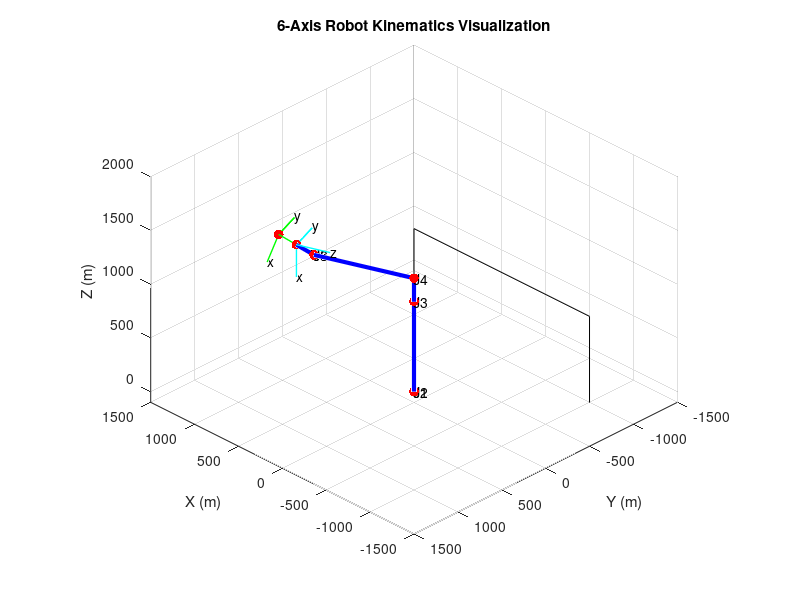

The MATLAB script that drew this image:
% 6-Axis Robot Visualization Using DH Parameters
clc; clear;
    analysisDH=5;
% Joint coordinates visualized
J = deg2rad([20 0 0 0 20 0]); TCP=[-168 0];
J(3)=J(3)+J(2); %Fanuc speciality

% Define DH Parameters [theta, d, ar, alpha]

DH = [
    0, 0, 0, -pi/2;     % TO Joint 2
    -pi/2, 0, 840, pi;   % Joint 3
    pi, 0, -215, pi/2;    % Joint 4
    0, -890, 0, -pi/2;   % Joint 5
    0, 0, 0, pi/2;     % Joint 6
    0, -165, 0, 0        % 
    0, TCP(1), TCP(2) , 0        % TCP
];

% Define joint angles (theta) in radians (example configuration)

J=[J 0]; %add for pointer

% Number of joints
num_joints = size(DH, 1);

% Initialize transformation matrix
T = eye(4);

% Store positions of each joint
pos = zeros(num_joints+1, 3);

% Loop through each joint to compute forward kinematics
for ii = 1:num_joints
    % Extract DH parameters for the current joint
    theta_i = J(ii) + DH(ii, 1); % Joint angle + offset
    d_i = DH(ii, 2); % Link offset
    a_i = DH(ii, 3); % Link length
    alpha_i = DH(ii, 4); % Link twist
    
    % Compute the transformation matrix for the current joint
    A_i = [
        cos(theta_i), -sin(theta_i)*cos(alpha_i),  sin(theta_i)*sin(alpha_i), a_i*cos(theta_i);
        sin(theta_i),  cos(theta_i)*cos(alpha_i), -cos(theta_i)*sin(alpha_i), a_i*sin(theta_i);
        0,             sin(alpha_i),              cos(alpha_i),              d_i;
        0,             0,                         0,                         1
    ];
    T = T * A_i; % Update the overall transformation matrix
    TDH{ii}=T;   % store partial rotation for diagnosis
    pos(ii+1, :) = T(1:3, 4)';
end

% Plot the robot in 3D
clf; hold on; grid on; axis equal;

for ii = 1:num_joints-1    plot3(pos(ii:ii+1, 1), pos(ii:ii+1, 2), pos(ii:ii+1, 3), 'LineWidth', 3, 'Color', 'b');end % Blue lines for links
scatter3(pos(:, 1), pos(:, 2), pos(:, 3), 50, 'r', 'filled'); % Red dots for joints
for ii = 1:num_joints-1;    text(pos(ii, 1), pos(ii, 2), pos(ii, 3), sprintf('J%d', ii), 'FontSize', 10, 'Color', 'k'); end
cord=[1000, -1000,-700; 1000,-1000,700;-1000,-1000,700;-1000, -1000,-700];plot3(cord(:,1),cord(:,2),cord(:,3),'k'); %plot machine in black
xlabel('X (m)'); ylabel('Y (m)'); zlabel('Z (m)'); title('6-Axis Robot Kinematics Visualization');
view([-135 30]);axis([-1.5 1.5 -1.5 1.5 -0.1 2]*1e3);
clear a_j Al  a_i alpha_i   cord    cord_ d_i i num_joints

cord=[50,0,0;0,0,0;0,50,0;0,0,0;0,0,50]*6;% Coord system
if 0 %Diangosis coords; shows coordinate after Rotation of joont 
    plot3(cord(:,1),cord(:,2),cord(:,3),'b','Linewidth',1);text(cord(5,1),cord(5,2),cord(5,3),'z');
    T_ = eulerAnglesToRotation3d(0, 0 ,0,'XYZ')*TDH{analysisDH};
    T_(1:3,4)=TDH{analysisDH}(1:3,4);  %move the Matrix back to the TCP
    cord_ = transformPoint3d(cord, T_); plot3(cord_(:,1),cord_(:,2),cord_(:,3),'c','Linewidth',1); %Reference
    text(cord_(1,1),cord_(1,2),cord_(1,3),'x');text(cord_(3,1),cord_(3,2),cord_(3,3),'y');text(cord_(5,1),cord_(5,2),cord_(5,3),'z');
end;

[w] = rotation3dToEulerAngles(T,'ZYX');

T_ = eulerAnglesToRotation3d(w,'ZYX');
T_(1:3,4)=T(1:3,4);  %move the Matrix back to the TCP
cord_ = transformPoint3d(cord, T_); plot3(cord_(:,1),cord_(:,2),cord_(:,3),'g','Linewidth',1); %Reference
text(cord_(1,1),cord_(1,2),cord_(1,3),'x');text(cord_(3,1),cord_(3,2),cord_(3,3),'y');text(cord_(5,1),cord_(5,2),cord_(5,3),'z');

[w] = rotation3dToEulerAngles(T,'ZYX');
fprintf('TCP: %.2f %.2f %.2f , ori: %.2f %.2f %.2f\n',pos(end,:),w(3)+180,w(2),w(1)); %last rotation

%% inverse trafo
TPos=pos(end,:)';% Desired end-effector pos
WP=[TPos; 0]+T*[0 TCP(2), -TCP(1)+165 0]';

% Compute inverse kinematics
% Initialize joint angles (theta1 to theta6)
theta = zeros(1, 6);

% Joint 1 (theta1): Base rotation
J1 = atan2(TPos(2), TPos(1))/pi*180;

% Joint 2 (theta2) and Joint 3 (theta3): Arm angles
ra=sqrt(DH(3,3)^2+DH(4,2)^2);
r = sqrt(WP(1)^2 + WP(2)^2+WP(3)^2);
J3=acos((r^2-ra^2-DH(2,3)^2)/(-2*ra*DH(2,3)));   %triangle
J3=J3-(atan(DH(3,3)/DH(4,2)));                  %d1 piece
J3=J3/pi*180  -90;                              %-90=zero is rect
% Law of cosines for intermediate angle beta
r2d = sqrt(WP(1)^2 + WP(2)^2);
J2=acos((ra^2-DH(2,3)^2-r^2)/(-2*DH(2,3)*r));   %triangle angle
J2=atan(WP(3)/r2d)+J2;
J2=J2/pi*180 -90;

% Joint 4 to Joint 6: Orientation
TW = eulerAnglesToRotation3d(J1,-J2-J3,0,'ZYX');  %coordinates from base
TW = TW*eulerAnglesToRotation3d(180,90,0,'ZYX');  %turn into the fanuc frame
[w] = rotation3dToEulerAngles(T/TW,'ZYZ');        %Calculate needed rotation with ZYZ = J6,J5,J4

TW(1:3,4)=TDH{6}(1:3,4);  %move the Matrix back to the TCP
cord_ = transformPoint3d(cord, TW);
plot3(cord_(:,1),cord_(:,2),cord_(:,3),'c','Linewidth',1); %Reference
text(cord_(1,1),cord_(1,2),cord_(1,3),'x');text(cord_(3,1),cord_(3,2),cord_(3,3),'y');text(cord_(5,1),cord_(5,2),cord_(5,3),'z');
fprintf('inverse calculated axis:\n J1:%.2f J2:%.2f J3:%.2f J4:%.2f J5:%.2f J6:%.2f\n',J1,J2,J3,w);  
